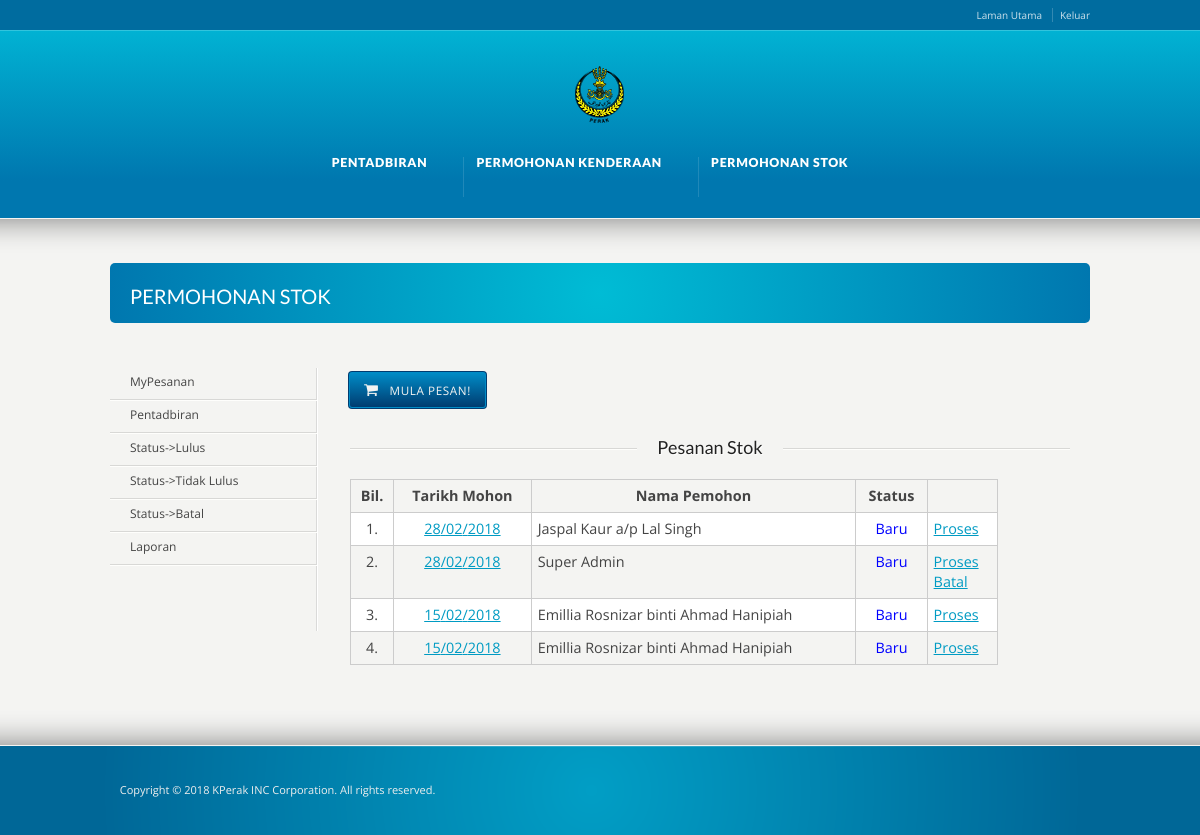
Screenshot of /stok/index.php?uid=123456&typeid=1 (signed in) with the database file from the repository.
### tables this page shows
CREATE TABLE IF NOT EXISTS `stok_order` (
  `id` smallint(6) NOT NULL AUTO_INCREMENT,
  `userid` char(12) NOT NULL,
  `jawatan` tinyint(4) NOT NULL,
  `unit` tinyint(4) NOT NULL,
  `order_date` date NOT NULL,
  `purpose` varchar(300) NOT NULL,
  `status` varchar(10) NOT NULL,
  `flag` tinyint(4) NOT NULL,
  `tstamp` timestamp NOT NULL DEFAULT CURRENT_TIMESTAMP ON UPDATE CURRENT_TIMESTAMP,
  `no_permohonan` smallint(6) NOT NULL,
  PRIMARY KEY (`id`)
);

CREATE TABLE IF NOT EXISTS `tb_member` (
  `id` tinyint(4) NOT NULL AUTO_INCREMENT,
  `nama` varchar(100) NOT NULL DEFAULT '',
  `userid` char(12) NOT NULL,
  `password` varchar(20) NOT NULL DEFAULT '',
  `jawatan` tinyint(4) NOT NULL,
  `gred` tinyint(4) NOT NULL,
  `bahagian` tinyint(4) NOT NULL,
  `unit` tinyint(4) NOT NULL,
  `access_level` tinyint(1) NOT NULL,
  `flag` tinyint(4) NOT NULL,
  `t_stamp` timestamp NOT NULL DEFAULT CURRENT_TIMESTAMP ON UPDATE CURRENT_TIMESTAMP,
  `pejabat` tinyint(4) NOT NULL,
  PRIMARY KEY (`id`)
);

### stok/index.php (the view, shortened to what this page needs)
<?php
$uid = $_GET["uid"];
$typeid = $_GET["typeid"];
?>
<!DOCTYPE html>
<html lang="en-US">
<head>
<link rel="stylesheet" href="../style.css" type="text/css" media="all" />
<link rel="stylesheet" href="../css/_mobile.css" type="text/css" media="all" />
<?php include '../includes/color_scheme.php';?>
</head>
<body>
   <div id="tt-wide-layout" class="content-style-default">
      <div id="wrapper">
         <header role="banner" id="header">
            <div class="top-block">
               <?php include '../includes/top.php';?>
            </div>
            <div class="header-holder tt-logo-center">
               <div class="header-overlay">
                  <div class="header-area">
                     <?php include '../includes/logo.php';?>
					 <?php include '../includes/menu.php';?>
                  </div>
               </div>
            </div>
         </header>
         <div id="main">
            <div class="main-area">
               <div class="tools">
				   <div class="frame">
					<h1>PERMOHONAN STOK</h1>
				   </div>
				</div>
				<nav role="navigation" id="sub_nav">
				   <ul class="sub-menu">
					  <li><a href="index.php?uid=<?php echo $uid;?>&typeid=1">MyPesanan </a></li>
						<?php if ($uid == "123456" or $uid == "701001085731" or $uid == "841218085577"){?>
							<li><a href="index.php?uid=<?php echo $uid;?>&typeid=2">Pentadbiran</a></li>
						<?php }?>
						<li><a href="index.php?uid=<?php echo $uid;?>&typeid=3">Status->Lulus</a></li>
						<li><a href="index.php?uid=<?php echo $uid;?>&typeid=4">Status->Tidak Lulus</a></li>
						<li><a href="index.php?uid=<?php echo $uid;?>&typeid=5">Status->Batal</a></li>
						<li><a href="index.php?uid=<?php echo $uid;?>&typeid=6">Laporan</a></li>
				   </ul>
				</nav>
				<main role="main" id="content" class="content-left-nav">
					<?php if ($typeid == 1){  ?>
						<p><a class="ka_button small_button small_coolblue" href="#" onclick="JavaScript:newPopup1('start.php?uid=<?php echo $uid;?>&typeid=Order')"><label for="description" class="field-icon"><i class="fa fa-shopping-cart"></i></label>Mula Pesan!</a></p>
						<h4 class="heading-horizontal" style="margin:0px 0 20px 0;"><span> Pesanan Stok </span></h4>
						<div style="overflow-x:auto;">
						  <table>
							<tr>
							  <td style="text-align:center"><strong>Bil.</strong></td>
							  <td style="text-align:center"><strong>Tarikh Mohon</strong></td>
							  <td style="text-align:center"><strong>Nama Pemohon</strong></td>
							  <td style="text-align:center"><strong>Status</strong></td>
							  <td style="text-align:center"></td>
							</tr>
							<?php
							$x = 1;
							if ($uid == "123456" or $uid == "701001085731" or $uid == "841218085577"){
								$sql = "SELECT * FROM stok_order WHERE status = 'New' ORDER BY id DESC";
								$result = mysqli_query($conn, $sql);
							}else{
								$sql = "SELECT * FROM stok_order WHERE userid =  '".$uid."' and status = 'New' ORDER BY id DESC";
								$result = mysqli_query($conn, $sql);
							}
								if (mysqli_num_rows($result) > 0) {
									while($row = mysqli_fetch_assoc($result)) {
							?>
									<tr>
										<td style="text-align:center"><?php echo $x;?>.</td>
										<td style="text-align:center"><a href="#" onclick="JavaScript:newPopup1('proses/papar_stok.php?id=<?php echo $row["id"];?>')">
											<?php
											$yyyy = substr($row["order_date"],0,4);
											$mm = substr($row["order_date"],5,2);
											$dd = substr($row["order_date"],8,2);
											echo $dd."/".$mm."/".$yyyy;
											?>
										</a></td>
										<td style="text-align:left">
											<?php
											$sql2 = "SELECT nama FROM tb_member WHERE userid = '".$row["userid"]."'";
											$result2 = mysqli_query($conn, $sql2);
												if (mysqli_num_rows($result2) > 0) {
													while($row2 = mysqli_fetch_assoc($result2)) {
														echo $row2["nama"];
													}
												}
											?>
										</td>
										<?php
											if ($row["status"] == "New"){
												echo "<td style='color:#0000FF;text-align:center'>Baru</td>";
											}elseif ($row["status"] == "Approved"){
												echo "<td style='color:#04B404;text-align:center'>Lulus</td>";
											}elseif ($row["status"] == "Disapprove"){
												echo "<td style='color:#FF0000;text-align:center'>Tidak Lulus</td>";
											}elseif ($row["status"] == "Cancel"){
												echo "<td style='color:#FF0000;text-align:center'>Batal</td>";
											}else{
												echo "error";
											}
										?>
										<td>
											<?php if ($uid == "123456" or $uid == "701001085731" or $uid == "841218085577"){?>
												<a href="#" onclick="JavaScript:newPopup1('proses/process_order.php?id=<?php echo $row["id"];?>&typeid=Process')">Proses</a> <br />
											<?php }?>
											<?php if ($row["status"] == "New" and $row["userid"] == $uid){?>
												<a href="proses/process_order_db.php?uid=<?php echo $uid;?>&id=<?php echo $row["id"];?>&typeid=Cancel" onclick="return confirm('Are you sure you want to cancel this order?');">Batal</a>
											<?php }?>
										</td>
									</tr>
							<?php
									$x = $x + 1;
									}
								}
							?>
						  </table>
						</div>
					<?php }elseif ($typeid == 6) { ?>
						<h4 class="heading-horizontal" style="margin:0px 0 20px 0;"><span>Reports </span></h4>
					<?php }else {?>
						error
					<?php }?>
					<br class="clear" />
                </main>
            </div>
         <div id="footer-top">&nbsp;</div>
      </div>
         <footer role="contentinfo" id="footer">
			<?php include '../includes/footer.php';?>
		</footer>
</div>
</div>
</body>
</html>

### css/karma-sky-blue.css (style rules this page uses)
.top-block, .top-block ul.sf-menu li ul, #footer-callout, #tt-slider-full-width { background: #006C9F; }
.header-holder, #footer { border-top: 1px solid #32C4DD; background-color: #0077AF; background-image: linear-gradient(to bottom, #01B2D3, #0077AF); background-image: -webkit-gradient(linear, left top, left bottom, from(#01B2D3), to(#0077AF)); background-image: -webkit-linear-gradient(top, #01B2D3, #0077AF); background-image: -moz-linear-gradient(top, #01B2D3, #0077AF); background-image: -webkit-linear-gradient(top, #01B2D3, #0077AF); background-image: -o-linear-gradient(top, #01B2D3, #0077AF); background-image: ms-linear-gradient(to bottom, #01B2D3, #0077AF); -pie-background: linear-gradient(to bottom, #01B2D3, #0077AF); }
.header-holder.tt-logo-center { background-image: linear-gradient(to bottom, #01B2D3, #0077AF 80%); -pie-background: linear-gradient(to bottom, #01B2D3, #0077AF 80%); }
#footer { background-image: linear-gradient(to bottom, #01B2D3, #0077AF 64%); -pie-background: linear-gradient(to bottom, #01B2D3, #0077AF 64%); }
.top-block, .top-block a, #header .toolbar-left li, #header .toolbar-right li { color: rgba(255,255,255, 0.8); }
#footer, #footer p, #footer ul, #footer_bottom, #footer_bottom p, #footer_bottom ul, #footer #mc_signup_form label { color: #EEE; }

### css/secondary-sky-blue.css (style rules this page uses)
.jquery1-slider-wrap, .tools { background-color: #00BCD5; background: -webkit-gradient(radial, center center, 0, center center, 460, from(#00BCD5), to(#0077AF)); background: -webkit-radial-gradient(circle, #00BCD5, #0077AF); background: -moz-radial-gradient(circle, #00BCD5, #0077AF); background: -ms-radial-gradient(circle, #00BCD5, #0077AF); }
a, p a strong, .link-top, .tt_comment_required, ul.tt-recent-posts h4, span.required, ul.list li, ul.list1 li:before, ul.list2 li:before, ul.list3 li:before, ul.list4 li:before, ul.list5 li:before, ul.list6 li:before, ul.list7 li:before, ul.list8 li:before, #sidebar ul li:before, #sub_nav ul li .sub-menu li:before, #sub_nav ul li .sub-menu li .sub-menu li:before, #sidebar ul li, #sub_nav ul li .sub-menu a, #sub_nav ul li .sub-menu li.current_page_item a, #sub_nav ul ul a, #sub_nav ul ul a:hover, #sub_nav ul li.current_page_item ul li a, #sub_nav ul li.current_page_parent ul li.current_page_item a, #sub_nav.nav_right_sub_nav ul ul a, #sub_nav.nav_right_sub_nav ul ul a:hover, #sub_nav.nav_right_sub_nav ul li.current_page_item ul li a, #sub_nav.nav_right_sub_nav ul li.current_page_parent ul li.current_page_item a, #sub_nav .sub_nav_sidebar .textwidget ul li, #sub_nav .sub_nav_sidebar a, i.discussion-title, #sidebar ul.social_icons.tt_vector_social_icons a:after, #content p.team-member-title { color: #009BC3; }

### stok/index.php (style rules this page uses)
table { border-collapse: collapse; border-spacing: 0; width: 90%; }
th, td { border: 1px solid #ccc; text-align: left; padding: 8px; }
tr:nth-child(even) { background-color: #fff }

### rows the page displays
stok_order: order_date "28", order_date "02", order_date "2018", status "Baru"
tb_member: nama "Jaspal Kaur a/p Lal Singh"
stok_order: order_date "28", order_date "02", order_date "2018", status "Baru"
tb_member: nama "Super Admin"
stok_order: order_date "15", order_date "02", order_date "2018", status "Baru"
tb_member: nama "Emillia Rosnizar binti Ahmad Hanipiah"
stok_order: order_date "15", order_date "02", order_date "2018", status "Baru"
